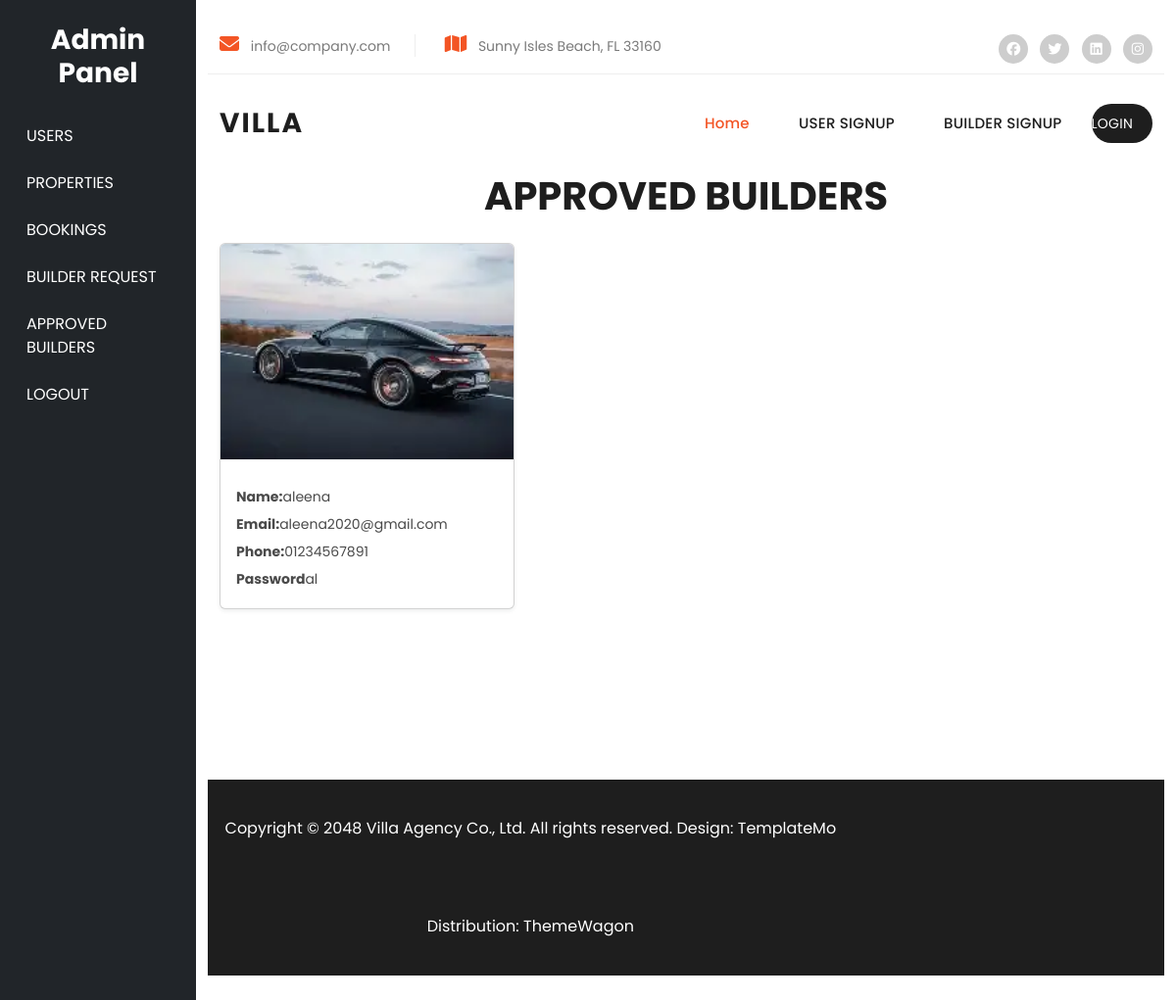
The app's page /view_approved_builders with its own data.
### admin_app/models.py (models this page shows)
class approve_builder(models.Model):
    photo=models.ImageField(default="")
    name=models.CharField(max_length=50)
    email=models.CharField(max_length=100)
    phone=models.CharField(max_length=12)
    password=models.CharField(max_length=50)

### admin_app/views.py (the view)
# urls.py: path('view_approved_builders',views.view_approved_builders),
def view_approved_builders(request):
    data=approve_builder.objects.all()
    return render(request,'view_approved_builders.html',{'result':data})

### templates/view_approved_builders.html (shortened to what this page needs)
{% extends 'base_admin.html' %}
{% block content %}
{% load static %}
{% include 'header.html' %}
<center><div class="text">
	<h1>APPROVED BUILDERS</h1>
</div>
</center>
<div class="container mt-4">
  <div class="row">
  {% for i in result %}
    <div class="col-lg-4 col-md-6 mb-4">
      <div class="card shadow-sm h-100">
        <img src="../media/{{i.photo}}" class="card-img-top" alt="not found" style="height:220px; object-fit:cover;">
        <div class="card-body">
          <p class="card-text">
              <strong>Name:</strong>{{i.name}} <br>
            <strong>Email:</strong>{{i.email}} <br>
            <strong>Phone:</strong>{{i.phone}}<br>
            <strong>Password</strong>{{i.password}}<br>
          </p>
        </div>
      </div>
    </div>
    {% endfor %}
  </div>
</div>
    {% include 'footer.html' %}
{% endblock %}

### static/assets/css/templatemo-villa-agency.css (style rules this page uses)
html, body, div, span, applet, object, iframe, h1, h2, h3, h4, h5, h6, p, blockquote, div pre, a, abbr, acronym, address, big, cite, code, del, dfn, em, font, img, ins, kbd, q, s, samp, small, strike, strong, sub, sup, tt, var, b, u, i, center, dl, dt, dd, ol, ul, li, figure, header, nav, section, article, aside, footer, figcaption { margin: 0; padding: 0; border: 0; outline: 0; }
* { box-sizing: border-box; }
html, body { font-family: 'Poppins', sans-serif; -ms-text-size-adjust: 100%; -webkit-font-smoothing: antialiased; -moz-osx-font-smoothing: grayscale; }
h1, h2, h3, h4, h5, h6 { color: #1e1e1e; margin-top: 0px; margin-bottom: 0px; font-weight: 700; }
p { font-size: 14px; line-height: 28px; color: #4a4a4a; }
img { width: 100%; overflow: hidden; }
html, body { font-family: 'Poppins', sans-serif; }
body { overflow-x: hidden; }

### templates/base_admin.html (style rules this page uses)
body { overflow-x:hidden; }
.card { border:none; border-radius:12px; }

### records on screen
approve_builder: photo (picture), name "aleena", email "aleena2020@gmail.com", phone "01234567891", password "al"
